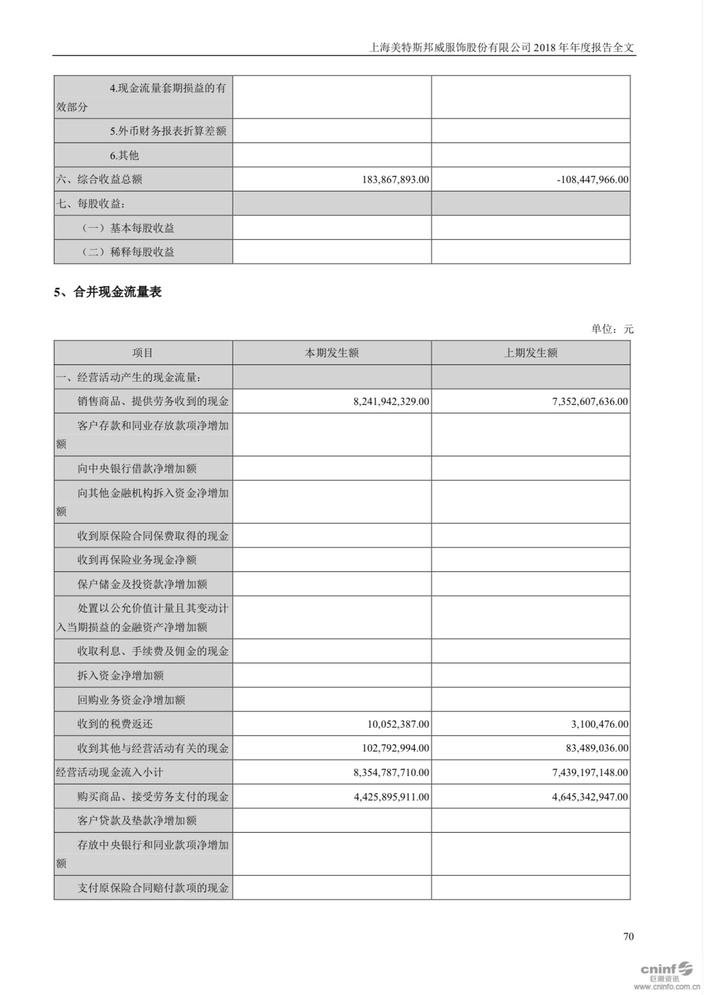
#> input picture images/1.jpg, 709 x 995 px, shrunk from 1188 x 1668 before the run; its folder holds only this picture in this run
$ python -i table_detect_no_line.py   (imports and definitions only)
#> lines starting #> are read from the running program, lines starting #| are printed output that depends on the picture; after the words box and inside, x2 and y2 are one past the last pixel; in counts of white or black regions, pixels touching at a corner belong together
#> further down, picture is the input picture: shape (995, 709, 3); min 0, max 255, mean 237.7
### opencv/table_layout.py
#!/usr/bin/env python
# -*- encoding: utf-8 -*-
"""
@Description:
@Date:2021/06/23 19:27:42
@Author:ttt
"""


import cv2
import numpy as np
from numpy.lib.twodim_base import diag


def is_inline(a, b, thr=0.15):
    hiou = min(b[3], a[3]) - max(b[1], a[1])
    ha = a[3] - a[1]
    hb = b[3] - b[1]
    flag = False
    if hiou > 0:
        flag = hiou/min(hb, ha) > thr
    return flag


def is_prior(a, b):
    flag = False
    if is_inline(a, b):
        flag = a[0] < b[0]
    else:
        flag = a[1] < b[1]
    return flag


def quick_sort(data_list, low, high):
    i = low
    j = high
    if i >= j:
        return data_list

    key = data_list[i]
    while i < j:
        while i < j and is_prior(key, data_list[j]):
            j = j - 1
        data_list[i] = data_list[j]

        while i < j and not is_prior(key, data_list[i]):
            i = i + 1
        data_list[j] = data_list[i]

    data_list[i] = key

    quick_sort(data_list, low, i - 1)
    quick_sort(data_list, j + 1, high)
    return data_list


# [85 lines left out: functions get_index, cell_layout, xy2xyxy, merge, post_process, not called in this run]


# lsd = cv2.createLineSegmentDetector(0, _scale=1)
ld = cv2.ximgproc.createFastLineDetector()
# [47 lines left out: function get_lines, not called in this run]

### opencv/table_detect_no_line.py
#!/usr/bin/env python
# -*- encoding: utf-8 -*-
"""
@Description:
@Date:2021/06/22 21:18:53
@Author:ttt
"""


import os
import os.path as P

import cv2
import numpy as np

from table_layout import cell_layout, quick_sort, is_inline, get_lines


def get_cells(image):
    gray = cv2.cvtColor(image, cv2.COLOR_BGR2GRAY)
    binary = cv2.adaptiveThreshold(~gray, 255, cv2.ADAPTIVE_THRESH_GAUSSIAN_C, cv2.THRESH_BINARY, 35, -5)
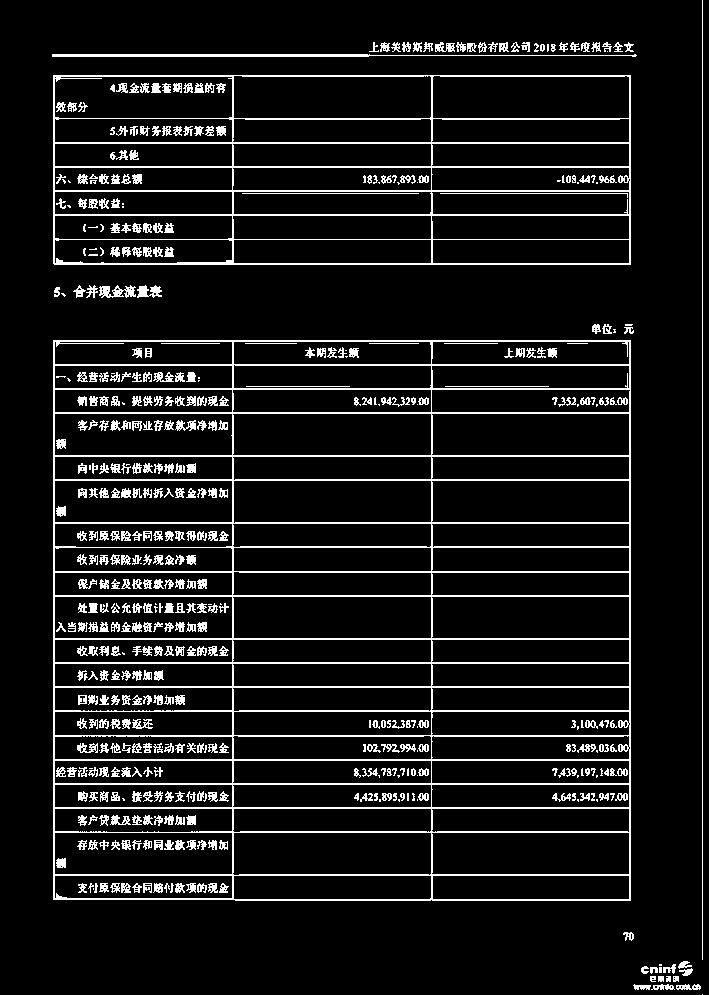
#> binary: shape (995, 709); 9.3% white in thin lines or dots

    rows, cols = binary.shape
    scale = 20
    # 识别横线:
    kernel = cv2.getStructuringElement(cv2.MORPH_RECT, (cols // scale, 1))
    dilated_col = cv2.morphologyEx(binary, cv2.MORPH_OPEN, kernel)
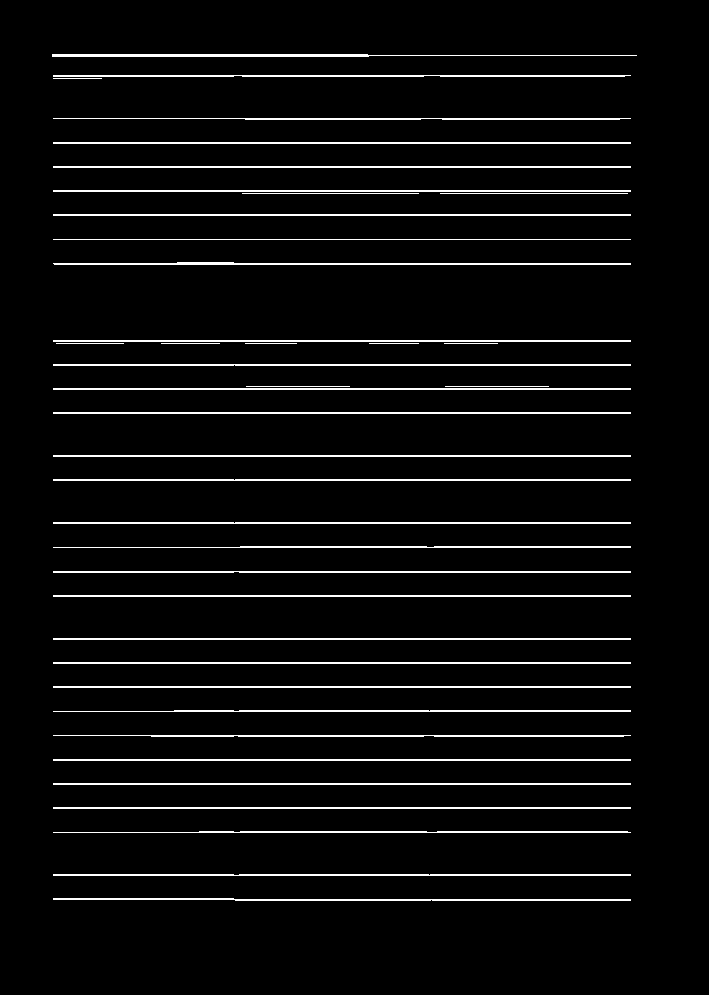
#> dilated_col: shape (995, 709); 4.9% white in thin lines or dots, all inside (x1, y1, x2, y2) = (52, 54, 637, 901)
    # 识别竖线：
    scale = 20
    kernel = cv2.getStructuringElement(cv2.MORPH_RECT, (1, rows // scale))
    dilated_row = cv2.morphologyEx(binary, cv2.MORPH_OPEN, kernel)
#> dilated_row: shape (995, 709); 0.8% white in thin lines or dots, all inside (x1, y1, x2, y2) = (53, 0, 703, 960)
    # # 将识别出来的横竖线合起来
    # bitwise_and = cv2.bitwise_and(dilated_col, dilated_row)
    # cv2.imwrite("tmp/excel_bitwise_and.jpg", bitwise_and)

    # 标识表格轮廓
    merge = cv2.add(dilated_col, dilated_row)
#> merge: shape (995, 709); 5.6% white in thin lines or dots, all inside (x1, y1, x2, y2) = (52, 0, 703, 960)
    new_kernel = cv2.getStructuringElement(cv2.MORPH_RECT, (3,3))
    merge = cv2.dilate(merge, new_kernel, iterations=2)
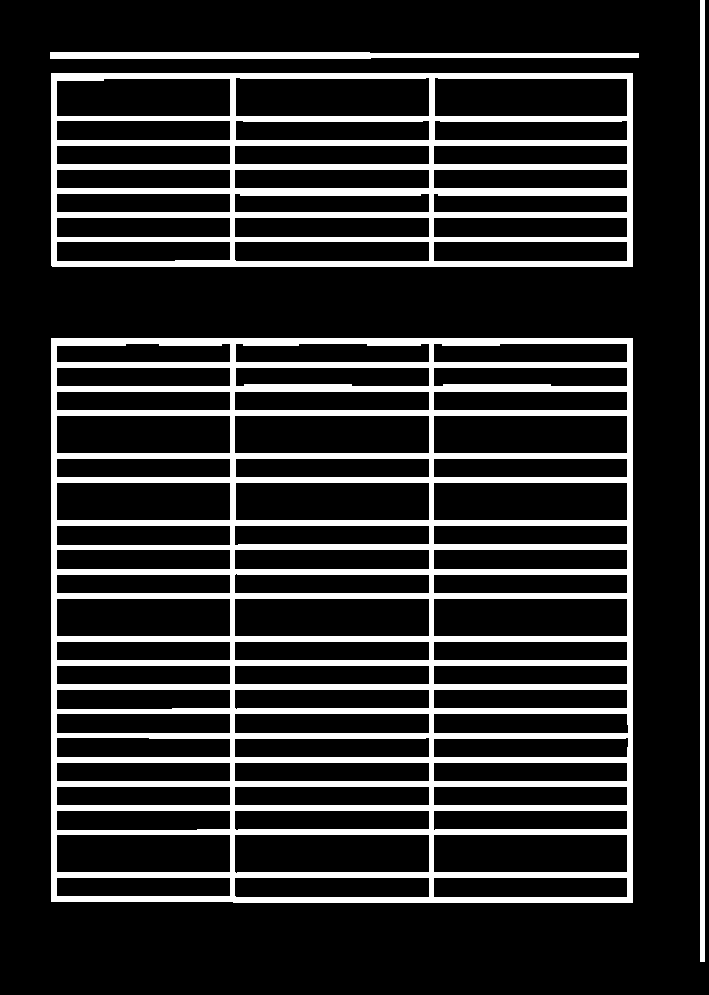
#> merge: shape (995, 709); 17.5% white; 4 white regions, box (x1, y1, x2, y2) and area: (51, 338, 633, 903) 83555, (51, 73, 633, 267) 31381, (700, 0, 705, 962) 4810, (50, 52, 639, 59) 3586

    # 两张图片进行减法运算，去掉表格框线
    merge2 = cv2.subtract(binary, merge)
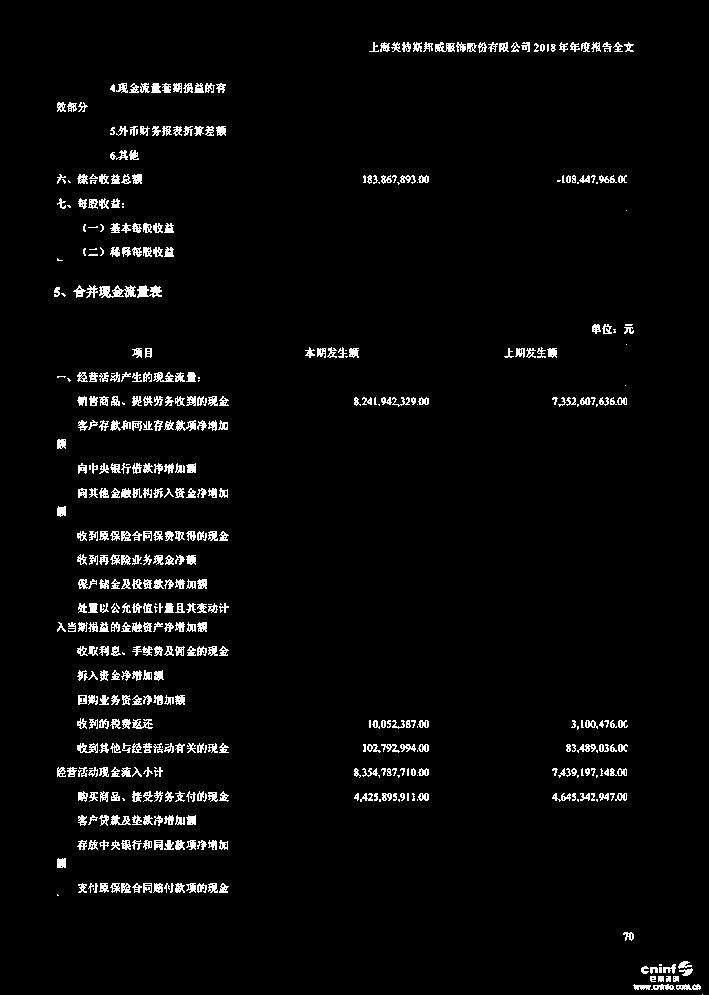
#> merge2: shape (995, 709); 3.5% white in thin lines or dots, all inside (x1, y1, x2, y2) = (54, 42, 703, 995)
    new_kernel = cv2.getStructuringElement(cv2.MORPH_RECT, (7, 2))
    dilate_image = cv2.dilate(merge2, new_kernel, iterations=3)
#> dilate_image: shape (995, 709); 10.5% white; 57 white regions (1 under 20 px), largest, box (x1, y1, x2, y2) and area: (360, 42, 643, 56) 3630, (69, 791, 238, 805) 2316, (69, 420, 237, 434) 2304
    new_kernel = cv2.getStructuringElement(cv2.MORPH_RECT, (2, 2))
    erode_image = cv2.erode(dilate_image, new_kernel, iterations=1)
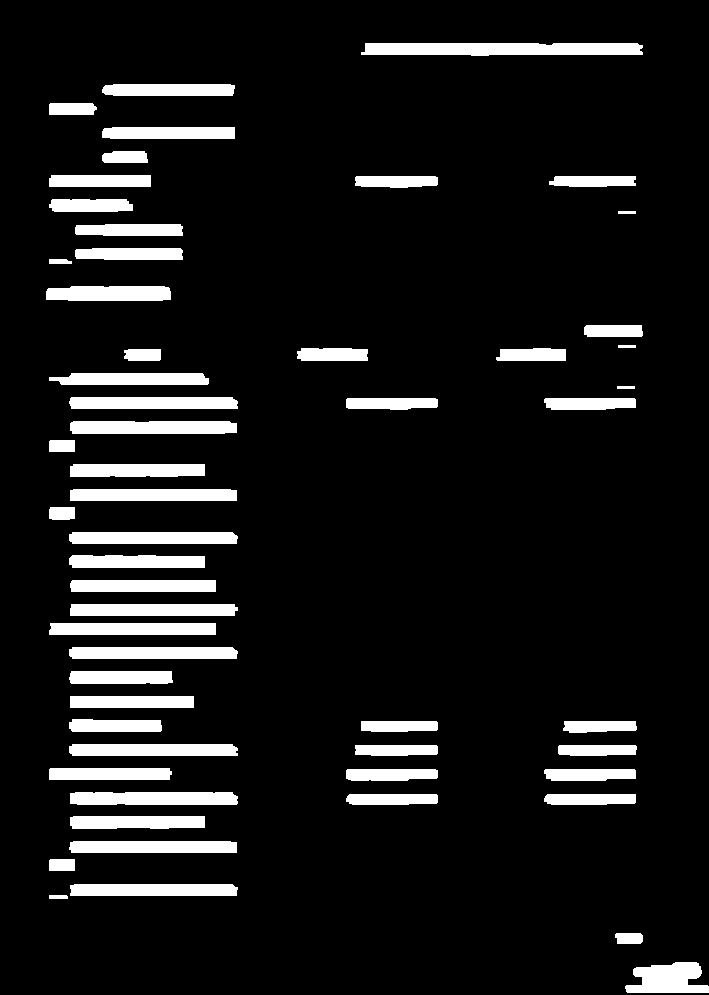
#> erode_image: shape (995, 709); 9.6% white; 56 white regions
    cv2.imwrite("tmp/erode_image.jpg", erode_image)
    vertical_sum = np.sum(erode_image, axis=0)
#> vertical_sum = 709 values, max 90015 at index 128, min 0 at index 0, mean 24280.7

    contours, hierarchy = cv2.findContours(erode_image, cv2.RETR_TREE, cv2.CHAIN_APPROX_SIMPLE)
#> contours = 56 contours; largest, box (x1, y1, x2, y2) and area: (361, 43, 643, 56) 3036, (70, 792, 238, 805) 1952, (70, 421, 237, 434) 1946, (69, 397, 238, 409) 1822, (69, 647, 238, 659) 1821

    cells = []
    for k, cn in enumerate(contours[::-1]):
        x, y, w, h = cv2.boundingRect(cn)
        if h < 5 or w < 5:
            continue
        cell = np.array([x, y, x+w, y+h], dtype=np.int16)
        cells.append(cell)
#> this loop made 56 passes
#> (x, y, w, h, cell) on passes 1 to 8: (361, 43, 282, 13, [361, 43, 643, 56]), (102, 84, 133, 12, [102, 84, 235, 96]), (49, 103, 48, 12, [49, 103, 97, 115]), (102, 127, 133, 12, [102, 127, 235, 139]), (102, 151, 46, 12, [102, 151, 148, 163]), (49, 175, 102, 12, [49, 175, 151, 187]), (355, 176, 83, 12, [355, 176, 438, 188]), (549, 176, 87, 11, [549, 176, 636, 187])
#> after the loop, cells = 52 items, first 6: [361, 43, 643, 56], [102, 84, 235, 96], [49, 103, 97, 115], [102, 127, 235, 139], [102, 151, 148, 163], [49, 175, 151, 187]
    cells = quick_sort(cells, 0, len(cells)-1)
#> in quick_sort, `key = data_list[i]`: key = [361, 43, 643, 56]
#> after the loop in quick_sort, `while i < j:`: data_list has the same summary as cells in get_cells; i = 0
    s, e = find_max_cols(cells)
    x_cut_point = get_x_cut_point(vertical_sum, cells, s, e)
    y_cut_point = get_y_cut_point(cells)
    return cells, x_cut_point, y_cut_point, dilated_col, dilated_row


def find_max_cols(cells):
    max_cols = 1
    i = 0
    s = e = i
    while i < len(cells):
        sc = cells[i]
        j = i+1
        while j < len(cells):
            ec = cells[j]
            if is_inline(sc, ec, thr=0):
                j += 1
            else:
                break

        if j-i > max_cols:
            max_cols = j-i
            s = i
            e = j-1
        i = j
#> this loop made 37 passes
#> (sc, max_cols, s, e) on pass 6: ([49, 175, 151, 187], 3, 5, 7)
#> after the loop, e = 7; max_cols = 3; s = 5
#> in get_cells, `s, e = find_max_cols(cells)`: e = 7
    return s, e


def get_x_cut_point(vertical_sum, cells, s, e):
#> called with vertical_sum = array of shape (709,), s = 5, e = 7
    cut_point = []

    for k in range(s, e+1):
        if k == s:
            # j = cells[k][0]
            # p = np.argmin(vertical_sum[0:j])
            p = min([c[0] for c in cells])
            i = cells[k][2]
        else:
            j = cells[k][0]
            if j < i:
                continue
            p = i + np.argmin(vertical_sum[i:j])
            i = cells[k][2]
        cut_point.append(p)
#> this loop made 3 passes
#> (j, p, i) on passes 2 to 3: (355, 238, 438), (549, 438, 636)
#> after the loop, cut_point = [46, 238, 438]
    p = max([c[2] for c in cells[:-10]])
#> p = 643
#> in get_cells, `x_cut_point = get_x_cut_point(vertical_sum, cells, s, e)`: x_cut_point = [46, 238, 438, 643]
    cut_point.append(p)
    return cut_point


def get_y_cut_point(cells):
    cut_point = []
    i = 0
    rows = []
    while i < len(cells)-1:
        sc = cells[i]
        j = i + 1
        while j < len(cells):
            ec = cells[j]
            if is_inline(sc, ec, thr=0):
                j += 1
            else:
                break
        rows.append([i, j])
        i = j
#> this loop made 36 passes
#> (sc, i) on pass 1: ([361, 43, 643, 56], 1)
    # si, ei = rows[0]
    # cut_point.append(min([cells[j][1] for j in range(si, ei)])-5)
    for i in range(len(rows)):
        si, ei = rows[i]
        if ei-si > 2:
            break
#> this loop made 6 passes

    start_row = i
    si, ei = rows[start_row]
    print(i, si, ei)
#| 5 5 8
    cut_point.append(min([cells[j][1] for j in range(si, ei)])-5)
    for i in range(start_row, len(rows)-1):
        si, ei = rows[i]
        nsi, nei = rows[i+1]
        py = (max([cells[j][3] for j in range(si, ei)]) + min([cells[j][1] for j in range(nsi, nei)])) / 2
        cut_point.append(py)
#> this loop made 30 passes
    si, ei = rows[i+1]
    cut_point.append(max([cells[j][3] for j in range(si, ei)])+5)
    return cut_point


# [53 lines not run here, left out]

>>> import cv2
>>> picture = cv2.imread('../images/1.jpg')
>>> result = get_cells(picture)
